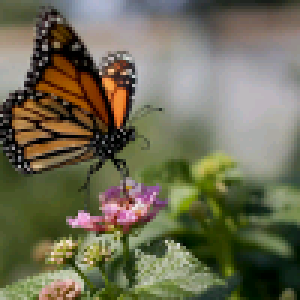
#> input picture components/lvgl/examples/libs/bmp/example_16bit.bmp, 100 x 100 px (shown 3 times larger)
$ python jpg_to_c.py ../../components/lvgl/examples/libs/bmp/example_16bit.bmp out.png
#> lines starting #> are read from the running program, lines starting #| are printed output that depends on the picture
#!/usr/bin/env python3
"""
jpg_to_c.py — 将 control/images/jpg/ 目录下的 JPG 文件转换为 LVGL C 数组格式

用法:
    python3 jpg_to_c.py [输入.jpg] [输出.c]

示例:
    python3 jpg_to_c.py photo.jpg my_image.c

输入:
    control/images/jpg/ 目录下的任意 JPG 文件
    默认 resize 到 240x240 (GC9A01 屏幕尺寸)

输出:
    生成 .c 文件，与 LVGL 的 LVGL_IMAGE_DECLARE 格式兼容
    输出到 control/images/ 目录
"""

import sys
import os
from PIL import Image

SCRIPT_DIR = os.path.dirname(os.path.abspath(__file__))
JPG_DIR = os.path.join(SCRIPT_DIR, "jpg")
OUTPUT_DIR = SCRIPT_DIR
TARGET_W = 240
TARGET_H = 240


def rgb_to_rgb565(r, g, b):
    """RGB888 → RGB565"""
    rv = (r >> 3) & 0x1F
    gv = (g >> 2) & 0x3F
    bv = (b >> 3) & 0x1F
    return (rv << 11) | (gv << 5) | bv


def convert_jpg_to_c(jpg_path, output_path, width=TARGET_W, height=TARGET_H):
    """读取 JPG，resize 到 240x240，输出为 RGB565 C 数组"""
#> called with output_path = 'out.png', width = 240, height = 240
    img = Image.open(jpg_path)
#> img is the input picture: PIL image 100x100 RGB; mean R, G, B 110.3, 108, 84.2
    img = img.convert("RGB")
    img = img.resize((width, height), Image.Resampling.LANCZOS)
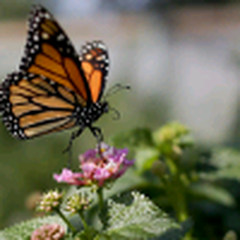
#> img: PIL image 240x240 RGB; mean R, G, B 110.3, 108.1, 84.3

    pixels = list(img.getdata())
#> pixels = 57600 items
    assert len(pixels) == width * height, f"Pixel count mismatch: {len(pixels)}"

    out = []
    out.append("#ifdef __has_include")
    out.append("    #if __has_include(\"lvgl.h\")")
    out.append("        #ifndef LV_LVGL_H_INCLUDE_SIMPLE")
    out.append("            #define LV_LVGL_H_INCLUDE_SIMPLE")
    out.append("        #endif")
    out.append("    #endif")
    out.append("#endif")
    out.append("")
    out.append("#if defined(LV_LVGL_H_INCLUDE_SIMPLE)")
    out.append("    #include \"lvgl.h\"")
    out.append("#else")
    out.append("    #include \"lvgl/lvgl.h\"")
    out.append("#endif")
    out.append("")
    out.append("#ifndef LV_ATTRIBUTE_MEM_ALIGN")
    out.append("    #define LV_ATTRIBUTE_MEM_ALIGN")
    out.append("#endif")
    out.append("")
    base = os.path.splitext(os.path.basename(output_path))[0]
    up_name = base.upper()
    attr_name = f"LV_ATTRIBUTE_IMAGE_{up_name}"
    out.append(f"#ifndef {attr_name}")
    out.append(f"    #define {attr_name}")
    out.append("#endif")
    out.append("")
    out.append(f"const LV_ATTRIBUTE_MEM_ALIGN LV_ATTRIBUTE_LARGE_CONST {attr_name} uint8_t {base}_map[] = {{")

    BYTES_PER_LINE = 16
    for y in range(height):
        row_pixels = pixels[y * width:(y + 1) * width]
        for i, (r, g, b) in enumerate(row_pixels):
            rgb565 = rgb_to_rgb565(r, g, b)
            lo = rgb565 & 0xFF
            hi = (rgb565 >> 8) & 0xFF
            comma = "," if not (y == height - 1 and i == len(row_pixels) - 1) else ""
            if i % BYTES_PER_LINE == 0:
                out.append(f"  0x{lo:02x}, 0x{hi:02x}{comma}")
            else:
                out.append(f"  0x{lo:02x}, 0x{hi:02x}{comma}")
#> after the loop, out = 57623 items

    out.append("};")
    out.append("")

    var_name = f"LV_IMAGE_DECLARE({base})"

    with open(output_path, "w", encoding="utf-8") as f:
        f.write("\n".join(out))

    size = os.path.getsize(output_path)
    print(f"Generated: {output_path} ({size} bytes, {width}x{height} RGB565)")


def main():
    if len(sys.argv) >= 2:
        jpg_path = sys.argv[1]
        if not os.path.isabs(jpg_path):
            jpg_path = os.path.join(os.getcwd(), jpg_path)
        if len(sys.argv) >= 3:
            output_path = sys.argv[2]
        else:
            base = os.path.splitext(os.path.basename(jpg_path))[0]
            output_path = os.path.join(OUTPUT_DIR, f"{base}.c")
    else:
        if not os.path.exists(JPG_DIR):
            print(f"JPG directory not found: {JPG_DIR}")
            print("Put your .jpg files in that directory.")
            sys.exit(1)
        files = [f for f in os.listdir(JPG_DIR) if f.lower().endswith((".jpg", ".jpeg", ".png", ".bmp"))]
        if not files:
            print(f"No image files found in {JPG_DIR}")
            print("Put your .jpg files there and re-run.")
            sys.exit(1)
        print(f"Found images in {JPG_DIR}:")
        for f in files:
            print(f"  {f}")
        print(f"\nUsage: python3 {sys.argv[0]} <input.jpg> [output.c]")
        print(f"Or: python3 {sys.argv[0]} photo.jpg my_image.c")
        sys.exit(0)

    if not os.path.exists(jpg_path):
        print(f"File not found: {jpg_path}")
        sys.exit(1)

    convert_jpg_to_c(jpg_path, output_path)


if __name__ == "__main__":
    main()
